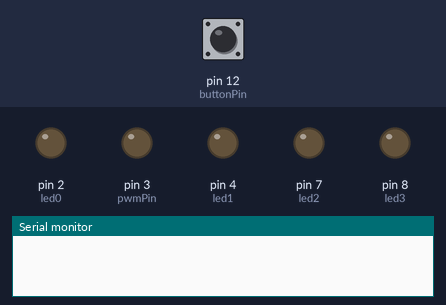
A sketch run on a simulated Arduino Uno, built with avr-gcc and run on an emulated ATmega328P. Parts: output pins drawn as LEDs (lit = HIGH), the last lines printed to the serial monitor. Inputs (shaded band) come from the test bench; at power-on: pin 12 (buttonPin) LOW. Pins used as bus, display or sensor lines are not drawn.

Above: at 1.2 s.
1.3 s: pin 12 (buttonPin) pulled HIGH for 3.2 s
At 5.3 s:
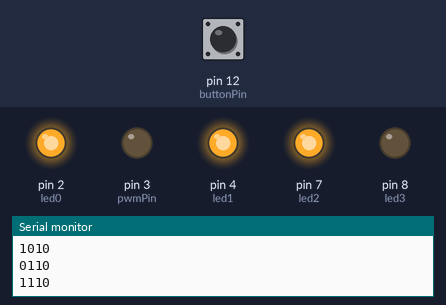
6.0 s: pin 12 (buttonPin) pulled HIGH for 0.15 s
At 6.5 s:
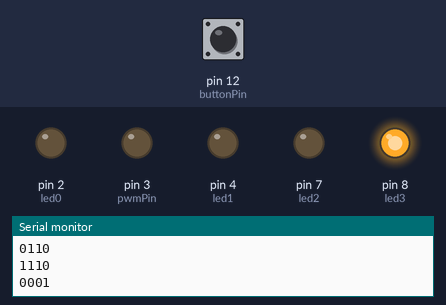
7.6 s: pin 12 (buttonPin) pulled HIGH for 1 s
At 9.3 s:
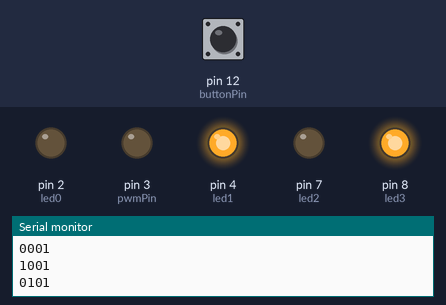
10.1 s: pin 12 (buttonPin) pulled HIGH for 0.15 s
At 10.8 s:
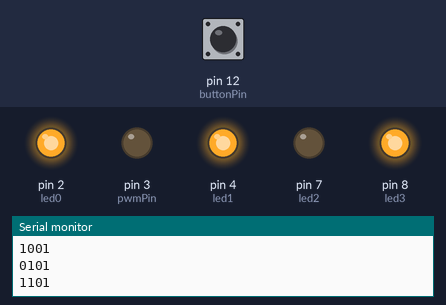
11.7 s: pin 12 (buttonPin) pulled HIGH for 0.15 s
At 12.0 s:
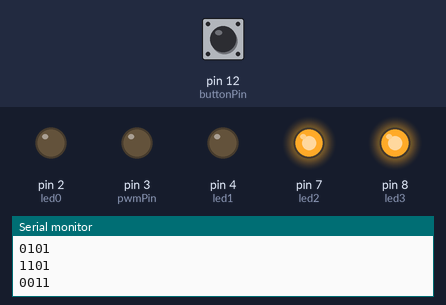
13.3 s: pin 12 (buttonPin) pulled HIGH for 1 s
At 14.8 s:
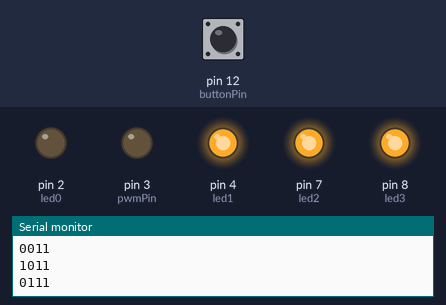
Timing chart, 0 to 16.3 s (numbered marks = the images above; inputs shaded):
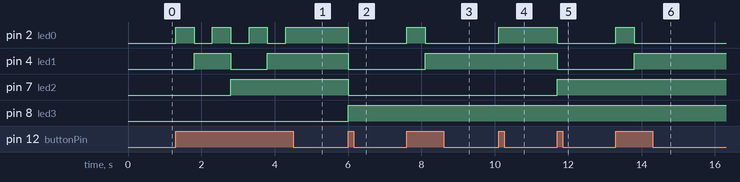

Measured:
- after the input at 1.3 s, pin 2 (led0): alternates HIGH for 0.50 s and LOW for 0.50 s, 7 changes in all, then stays HIGH, starting at once; pin 4 (led1): LOW → HIGH after 0.50 s, → LOW 1.0 s later, → HIGH 1.0 s later; pin 7 (led2): LOW → HIGH after 1.5 s
- after the input at 6.0 s, pin 2 (led0), pin 4 (led1), pin 7 (led2): HIGH → LOW at once; pin 8 (led3): LOW → HIGH at once
- after the input at 7.6 s, pin 2 (led0): LOW → HIGH at once, → LOW 0.50 s later; pin 4 (led1): LOW → HIGH after 0.50 s
- after the input at 10.1 s, pin 2 (led0): LOW → HIGH at once
- after the input at 11.7 s, pin 2 (led0), pin 4 (led1): HIGH → LOW at once; pin 7 (led2): LOW → HIGH at once
- after the input at 13.3 s, pin 2 (led0): LOW → HIGH at once, → LOW 0.50 s later; pin 4 (led1): LOW → HIGH after 0.50 s

The sketch:

sketch.ino
```cpp
const int buttonPin = 12;
const int led1 = 4;
const int led2 = 7;
const int led3 = 8;
const int led0 = 2;
const int pwmPin = 3;

const int S0 = A1;
const int S1 = A2;
const int S2 = A3;
const int S3 = A4;

int buttonState = 0;
int counter = 0;
int fadeValue = 0;

void setup() {
  pinMode(led0, OUTPUT);
  pinMode(led1, OUTPUT);
  pinMode(led2, OUTPUT);
  pinMode(led3, OUTPUT);
  pinMode(S0, OUTPUT);
  pinMode(S1, OUTPUT);
  pinMode(S2, OUTPUT);
  pinMode(S3, OUTPUT);

  pinMode(buttonPin, INPUT);
  pinMode(pwmPin, OUTPUT);

  digitalWrite(S3, 0);
  digitalWrite(S2, 0);
  digitalWrite(S1, 0);
  digitalWrite(S0, 0);

  Serial.begin(9600);

}

void loop() {
  buttonState = digitalRead(buttonPin);
  if(buttonState == HIGH){
    moveNext();
    delay(500);
  }

}

void moveNext() {
  if (counter < 15) counter += 1;
  else counter = 0;

  bool a = bitRead(counter, 0);
  bool b = bitRead(counter, 1);
  bool c = bitRead(counter, 2);
  bool d = bitRead(counter, 3);

  digitalWrite(S0, a);
  digitalWrite(S1, b);
  digitalWrite(S2, c);
  digitalWrite(S3, d);

  digitalWrite(led0, a);
  digitalWrite(led1, b);
  digitalWrite(led2, c);
  digitalWrite(led3, d);

  Serial.print(a);
  Serial.print(b);
  Serial.print(c);
  Serial.println(d);

}
```
